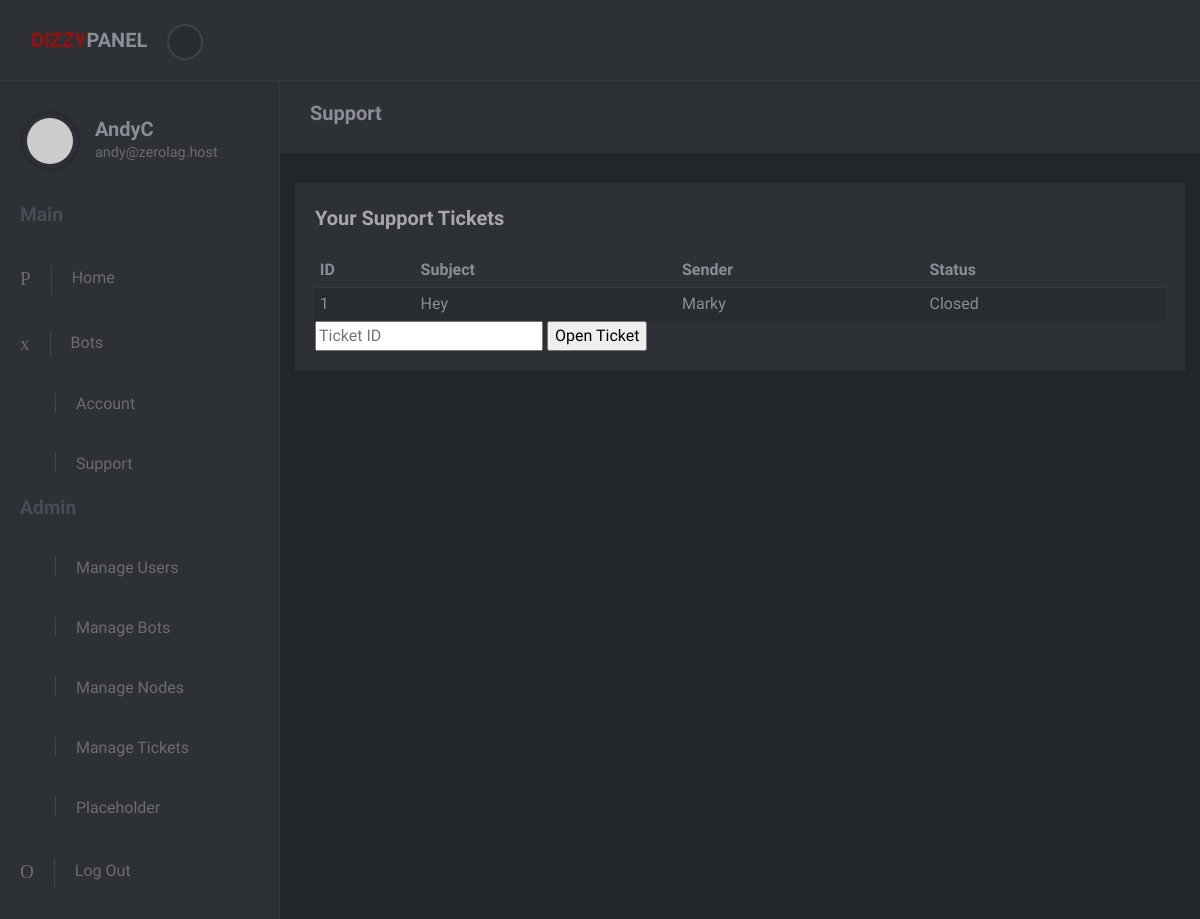
Screenshot of /admin/ticket-manage.php (signed in) with the database file from the repository.
### tables this page shows
CREATE TABLE `tickets` (
  `ticket_id` int(11) NOT NULL,
  `ticket_subject` varchar(100) NOT NULL,
  `ticket_sender` int(11) NOT NULL,
  `ticket_status` varchar(255) NOT NULL
);

### admin/ticket-manage.php (the view, shortened to what this page needs)
<?php include 'header.php'; ?>
<div class="page-content">
    <div class="page-header">
        <div class="container-fluid">
            <h2 class="h5 no-margin-tickettom">Support</h2>
        </div>
    </div>
        <div class="col-lg-12">
            <div class="block">
                <div class="title"><strong>Your Support Tickets</strong></div>
                <table class="table table-striped table-sm">
                  <thead>
                    <tr>
                      <th>ID</th>
                      <th>Subject</th>
                      <th>Sender</th>
                      <th>Status</th>
                    </tr>
                  </thead>
                  <tbody>
                        <?php
                        $sql = "SELECT ticket_id, ticket_subject, ticket_sender, ticket_status FROM tickets;";
                        $result = mysqli_query($conn, $sql);
                        while ($row = mysqli_fetch_assoc($result)) {
                          $sender = $row['ticket_sender'];
                          $sql2 = "SELECT user_uid FROM users WHERE user_id = $sender";
                          $result2 = mysqli_query($conn, $sql2);
                          $row2 = mysqli_fetch_assoc($result2);
                          $row['ticket_sender'] = $row2['user_uid'];
                            echo '<tr>';
                            foreach ($row as $field) {
                              echo '<td>' . htmlspecialchars($field) . '</td>';
                            }
                            echo '</tr>';
                        }
                        ?>
                  </tbody>
                </table>
                <form class="form" id="login-form" action="includes/ticket-review.inc.php" method="POST">
                  <input type="number" name="id" placeholder="Ticket ID">
                  <input type="submit" name="submit" value="Open Ticket">
                </form>
            </div>
        </div>
    </div>
</div>
<?php include 'javascript.php'; ?>

### css/style.default.css (style rules this page uses)
body { position: relative; }
i, span, strong { display: inline-block; }
input { outline: none; }
.block { padding: 20px; background: #2d3035; color: #8a8d93; margin-bottom: 30px; }
.page-content { position: relative; background: #22252a; min-height: 100vh; width: calc(100% - 280px); padding: 0; padding-bottom: 70px; }
.page-header { padding: 20px 15px; background: #2d3035; color: #8a8d93; margin-bottom: 30px; }
.block .title { margin-bottom: 20px; }
.block .title strong:first-child { font-size: 1.25rem; color: #a5a7ab; }
button, input[type='submit'] { cursor: pointer; font-family: inherit; font-weight: 300 !important; }
.table { margin-bottom: 0; }
.table td, .table th { border-color: #343a40; }
.table thead th { border: none; }
.table-striped tbody tr { -webkit-transition: all 0.3s; transition: all 0.3s; }
.table-striped tbody tr:nth-of-type(odd) { background-color: #282b2f; }
body { font-family: "Muli", sans-serif; font-size: 1rem; font-weight: 400; line-height: 1.5; color: #8a8d93; background-color: #fff; }
h1, h2, h3, h4, h5, h6, .h1, .h2, .h3, .h4, .h5, .h6 { margin-bottom: 0.5rem; font-family: inherit; font-weight: 700; line-height: 1.2; color: inherit; }
h2, .h2 { font-size: 2rem; }
h5, .h5 { font-size: 1.25rem; }

### rows the page displays
tickets: ticket_id "1", ticket_subject "Hey", field "Marky", ticket_status "Closed"

### other values shown
$_SESSION['u_uid'] "AndyC"
$_SESSION['u_email'] "andy@zerolag.host"
